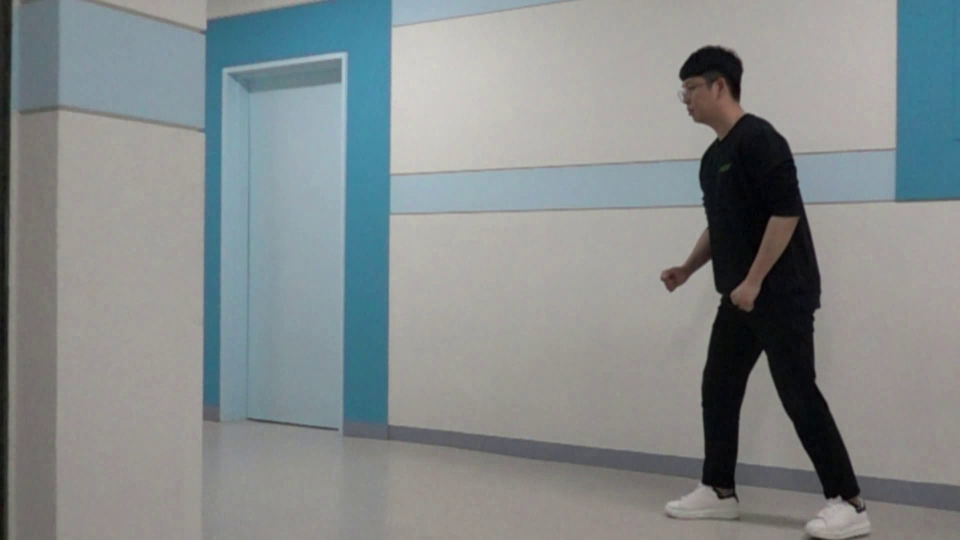
#> input picture figure/final_15.jpg, 1920 x 1080 px (shown at 1/2 size); the run also reads 1 picture not shown here
$ python evaluation.py
#> lines starting #> are read from the running program, lines starting #| are printed output that depends on the picture
import cv2
import argparse
import numpy as np
import matplotlib.pyplot as plt
import progressbar
import math
import time
import os
from sklearn.linear_model import LinearRegression


# Get flag option value
video_path = './video/C0183.MP4'
output_path = './output/blended_C0183.MP4'

# Set video variables
cap = cv2.VideoCapture(video_path)
assert cap.isOpened(), 'Unable to load video. check your video path.'
fourcc = cv2.VideoWriter_fourcc(*'DIVX')
prop_fps = int(cap.get(cv2.CAP_PROP_FPS))
prop_width = int(cap.get(cv2.CAP_PROP_FRAME_WIDTH))
prop_height = int(cap.get(cv2.CAP_PROP_FRAME_HEIGHT))
prop_channer = 3
prop_size = (prop_height, prop_width, prop_channer)
total_frame = int(cap.get(cv2.CAP_PROP_FRAME_COUNT))  # number of total frame

# Information
print('INPUT PATH = {}\nPROPS FPS = {}\nPROPS SIZE = ({}, {})\nTOTAL FRAME = {}\n'.format(
    video_path, prop_fps, prop_height, prop_width, total_frame))


# [82 lines left out: function main, not called in this run]


# Return average pixel value of single frame
def getIntensity(image: np.ndarray) -> float:
    return np.sum(image) / np.size(image)


if __name__ == '__main__':
    final = cv2.imread('./figure/final_15.jpg')
#> final is the input picture: shape (1080, 1920, 3); mean B, G, R 139.5, 139.1, 133.1
    middle = cv2.imread('./figure/middle_15.jpg')
    origin = cv2.imread('./figure/origin_15.jpg')

    cv2.imshow('final', final[450:650, 1250:1550])
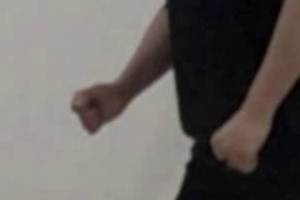
#> window 'final': shape (200, 300, 3); mean B, G, R 95.8, 99.2, 103.7
    cv2.imwrite('./figure/final.jpg', final[450:650, 1250:1550])
    cv2.waitKey(0)

    cv2.imwrite('./figure/middle.jpg', middle[450:650, 1250:1550])
    cv2.waitKey(0)

#> (the run stopped early here; a loop or call above may not have finished)
